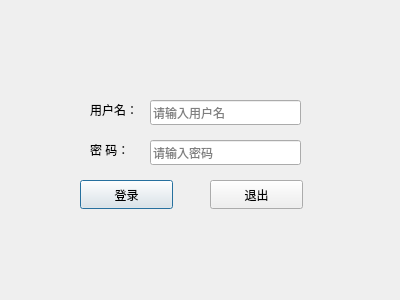
<?xml version="1.0" encoding="UTF-8"?>
<ui version="4.0">
 <class>LoginDialog</class>
 <widget class="QDialog" name="LoginDialog">
  <property name="geometry">
   <rect>
    <x>0</x>
    <y>0</y>
    <width>400</width>
    <height>300</height>
   </rect>
  </property>
  <property name="windowTitle">
   <string>Dialog</string>
  </property>
  <widget class="QPushButton" name="loginBtn">
   <property name="geometry">
    <rect>
     <x>80</x>
     <y>180</y>
     <width>93</width>
     <height>29</height>
    </rect>
   </property>
   <property name="text">
    <string>登录</string>
   </property>
  </widget>
  <widget class="QPushButton" name="exitBtn">
   <property name="geometry">
    <rect>
     <x>210</x>
     <y>180</y>
     <width>93</width>
     <height>29</height>
    </rect>
   </property>
   <property name="text">
    <string>退出</string>
   </property>
  </widget>
  <widget class="QLabel" name="label_2">
   <property name="geometry">
    <rect>
     <x>90</x>
     <y>100</y>
     <width>69</width>
     <height>20</height>
    </rect>
   </property>
   <property name="text">
    <string>用户名：</string>
   </property>
  </widget>
  <widget class="QLabel" name="label">
   <property name="geometry">
    <rect>
     <x>90</x>
     <y>140</y>
     <width>69</width>
     <height>20</height>
    </rect>
   </property>
   <property name="text">
    <string>密 码：</string>
   </property>
  </widget>
  <widget class="QLineEdit" name="usrLineEdit">
   <property name="geometry">
    <rect>
     <x>150</x>
     <y>100</y>
     <width>151</width>
     <height>25</height>
    </rect>
   </property>
   <property name="placeholderText">
    <string>请输入用户名</string>
   </property>
  </widget>
  <widget class="QLineEdit" name="pwdLineEdit">
   <property name="geometry">
    <rect>
     <x>150</x>
     <y>140</y>
     <width>151</width>
     <height>25</height>
    </rect>
   </property>
   <property name="echoMode">
    <enum>QLineEdit::Password</enum>
   </property>
   <property name="placeholderText">
    <string>请输入密码</string>
   </property>
  </widget>
 </widget>
 <resources/>
 <connections>
  <connection>
   <sender>exitBtn</sender>
   <signal>clicked()</signal>
   <receiver>LoginDialog</receiver>
   <slot>close()</slot>
   <hints>
    <hint type="sourcelabel">
     <x>256</x>
     <y>194</y>
    </hint>
    <hint type="destinationlabel">
     <x>199</x>
     <y>149</y>
    </hint>
   </hints>
  </connection>
 </connections>
</ui>
